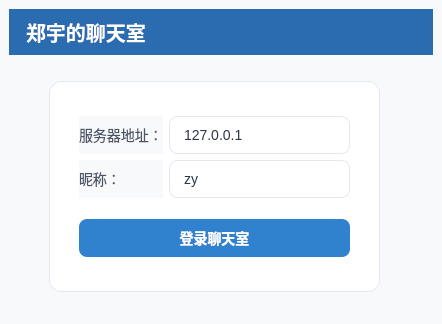
<?xml version="1.0" encoding="UTF-8"?>
<ui version="4.0">
 <class>MainWindow</class>
 <widget class="QMainWindow" name="MainWindow">
  <property name="geometry">
   <rect>
    <x>0</x>
    <y>0</y>
    <width>442</width>
    <height>324</height>
   </rect>
  </property>
  <property name="windowTitle">
   <string>聊天室客户端</string>
  </property>
  <property name="styleSheet">
   <string notr="true">/* ======================
   全局基础样式 (优化配色和字体)
====================== */
QWidget {
    background-color: #f8f9fa;
    font-family: &quot;Microsoft YaHei&quot;, &quot;Segoe UI&quot;, sans-serif;
    font-size: 14px;
    color: #2d3748;
    /* 轻微抗锯齿优化 */
    -webkit-font-smoothing: antialiased;
}

/* ======================
   标题 (增强视觉层级)
====================== */
/* 聊天室标题行（核心样式：蓝色背景+白色文字） */
QLabel#titleLabel {
    font-size: 20px;
    font-weight: 600;
    color: #ffffff;          /* 文字白色 */
    background-color: #2b6cb0; /* 主蓝色背景 */
    padding: 8px 12px;       /* 上下内边距8px，左右12px，匹配图片样式 */
    border: none;            /* 去除边框 */
    /* 如需轻微圆角可取消注释：border-radius: 4px; */
    /* 如需宽度铺满可添加：width: 100%; display: block; */
}

/* 二级标题 */
QLabel#subTitleLabel {
    font-size: 16px;
    font-weight: 500;
    color: #4a5568;
}

/* ======================
   登录卡片区域 (增加阴影提升质感)
====================== */
QFrame#loginFrame {
    background-color: #ffffff;
    border-radius: 12px;
    border: 1px solid #e2e8f0;
    /* 柔和阴影 */
    box-shadow: 0 4px 6px rgba(0, 0, 0, 0.05);
    padding: 20px;
}

/* 普通标签 */
QLabel {
    color: #4a5568;
}

/* 必填项标签 */
QLabel#requiredLabel {
    color: #e53e3e;
}

/* ======================
   输入框统一样式 (优化焦点状态和hover效果)
====================== */
QLineEdit {
    height: 36px;
    padding: 0 12px;
    border-radius: 8px;
    border: 1px solid #e2e8f0;
    background-color: #ffffff;
    /* 输入框内边距优化 */
    selection-background-color: #e6f7ff;
    selection-color: #2b6cb0;
}

QLineEdit:hover {
    border: 1px solid #cbd5e0;
}

QLineEdit:focus {
    border: 2px solid #3182ce;
    /* 焦点发光效果 */
    box-shadow: 0 0 0 3px rgba(49, 130, 206, 0.1);
    outline: none;
}

/* 禁用状态输入框 */
QLineEdit:disabled {
    background-color: #f7fafc;
    color: #a0aec0;
    border-color: #e2e8f0;
}

/* ======================
   按钮样式 (优化尺寸和交互反馈)
====================== */
QPushButton {
    height: 38px;
    padding: 0 20px;
    border-radius: 8px;
    background-color: #3182ce;
    color: #ffffff;
    border: none;
    font-weight: 500;
    /* 禁止文字选中 */
    -webkit-user-select: none;
}

QPushButton:hover {
    background-color: #2b6cb0;
    /* 轻微上浮效果 */
    transform: translateY(-1px);
}

QPushButton:pressed {
    background-color: #2c5282;
    transform: translateY(0);
}

QPushButton:disabled {
    background-color: #a0aec0;
    color: #e2e8f0;
    transform: none;
}

/* 退出按钮 (优化配色) */
QPushButton#pushButton_2 {
    background-color: #e53e3e;
}

QPushButton#pushButton_2:hover {
    background-color: #c53030;
}

QPushButton#pushButton_2:pressed {
    background-color: #9b2c2c;
}

/* 次要按钮 */
QPushButton#secondaryButton {
    background-color: #ffffff;
    color: #3182ce;
    border: 1px solid #3182ce;
}

QPushButton#secondaryButton:hover {
    background-color: #f7fafc;
}

/* ======================
   聊天界面 (优化细节)
====================== */

/* 聊天显示区 */
QTextEdit {
    border: 1px solid #e2e8f0;
    border-radius: 8px;
    padding: 10px;
    background-color: #ffffff;
    /* 禁止自动换行时的滚动条闪烁 */
    line-wrap-mode: word-wrap;
}

/* 聊天显示区禁用状态 */
QTextEdit:disabled {
    background-color: #f7fafc;
    color: #718096;
}

/* 用户列表 (优化选中效果) */
QListWidget {
    border: 1px solid #e2e8f0;
    border-radius: 8px;
    background-color: #ffffff;
    /* 去除默认边框 */
    outline: none;
}

QListWidget::item {
    height: 36px;
    padding-left: 12px;
    line-height: 36px;
}

QListWidget::item:hover {
    background-color: #f7fafc;
}

QListWidget::item:selected {
    background-color: #ebf8ff;
    color: #2b6cb0;
    border-left: 3px solid #3182ce;
}

/* ======================
   输入区
====================== */
QLineEdit#lineEdit {
    border-radius: 8px;
    height: 38px;
}

/* ======================
   滚动条美化 (优化手感)
====================== */
QScrollBar:vertical {
    width: 10px;
    background: transparent;
    margin: 4px 0;
}

QScrollBar::handle:vertical {
    background: #cbd5e0;
    border-radius: 5px;
    min-height: 30px;
}

QScrollBar::handle:vertical:hover {
    background: #94a3b8;
}

QScrollBar::add-line,
QScrollBar::sub-line {
    height: 0px;
}

QScrollBar::add-page,
QScrollBar::sub-page {
    background: transparent;
}

/* 水平滚动条 */
QScrollBar:horizontal {
    height: 10px;
    background: transparent;
    margin: 0 4px;
}

QScrollBar::handle:horizontal {
    background: #cbd5e0;
    border-radius: 5px;
    min-width: 30px;
}

QScrollBar::handle:horizontal:hover {
    background: #94a3b8;
}

/* ======================
   额外补充：复选框和单选框样式
====================== */
QCheckBox {
    spacing: 8px;
    color: #4a5568;
}

QCheckBox::indicator {
    width: 18px;
    height: 18px;
    border-radius: 4px;
    border: 1px solid #cbd5e0;
    background-color: #ffffff;
}

QCheckBox::indicator:checked {
    background-color: #3182ce;
    border-color: #3182ce;
    image: url(:/icons/check.svg); /* 可替换为勾选图标 */
}

QRadioButton {
    spacing: 8px;
    color: #4a5568;
}

QRadioButton::indicator {
    width: 18px;
    height: 18px;
    border-radius: 9px;
    border: 1px solid #cbd5e0;
    background-color: #ffffff;
}

QRadioButton::indicator:checked {
    background-color: #3182ce;
    border-color: #3182ce;
}</string>
  </property>
  <widget class="QWidget" name="centralwidget">
   <layout class="QVBoxLayout" name="verticalLayout">
    <item>
     <widget class="QLabel" name="titleLabel">
      <property name="text">
       <string>郑宇的聊天室</string>
      </property>
     </widget>
    </item>
    <item>
     <widget class="QStackedWidget" name="stackedWidget">
      <property name="currentIndex">
       <number>1</number>
      </property>
      <widget class="QWidget" name="chatPage">
       <layout class="QGridLayout" name="gridLayout_3">
        <item row="0" column="0">
         <layout class="QHBoxLayout" name="horizontalLayout">
          <item>
           <widget class="QTextEdit" name="roomTextEdit"/>
          </item>
          <item>
           <widget class="QListWidget" name="userListWidget">
            <property name="maximumSize">
             <size>
              <width>120</width>
              <height>16777215</height>
             </size>
            </property>
           </widget>
          </item>
         </layout>
        </item>
        <item row="1" column="0">
         <layout class="QHBoxLayout" name="horizontalLayout_2">
          <item>
           <widget class="QLineEdit" name="sayLineEdit"/>
          </item>
          <item>
           <widget class="QPushButton" name="sayButton">
            <property name="text">
             <string>发送</string>
            </property>
           </widget>
          </item>
          <item>
           <widget class="QPushButton" name="logoutButton">
            <property name="text">
             <string>退出</string>
            </property>
           </widget>
          </item>
         </layout>
        </item>
       </layout>
      </widget>
      <widget class="QWidget" name="loginPage">
       <widget class="QFrame" name="loginFrame">
        <property name="geometry">
         <rect>
          <x>40</x>
          <y>20</y>
          <width>331</width>
          <height>211</height>
         </rect>
        </property>
        <property name="frameShape">
         <enum>QFrame::Shape::StyledPanel</enum>
        </property>
        <property name="frameShadow">
         <enum>QFrame::Shadow::Raised</enum>
        </property>
        <layout class="QGridLayout" name="gridLayout_2">
         <item row="0" column="0">
          <layout class="QGridLayout" name="gridLayout">
           <item row="0" column="0">
            <widget class="QLabel" name="label_2">
             <property name="text">
              <string>服务器地址：</string>
             </property>
            </widget>
           </item>
           <item row="1" column="0">
            <widget class="QLabel" name="label_3">
             <property name="text">
              <string>昵称：</string>
             </property>
            </widget>
           </item>
           <item row="0" column="1">
            <widget class="QLineEdit" name="serverEdit">
             <property name="text">
              <string>127.0.0.1</string>
             </property>
            </widget>
           </item>
           <item row="1" column="1">
            <widget class="QLineEdit" name="usernameEdit">
             <property name="text">
              <string>zy</string>
             </property>
            </widget>
           </item>
          </layout>
         </item>
         <item row="1" column="0">
          <spacer name="verticalSpacer">
           <property name="orientation">
            <enum>Qt::Orientation::Vertical</enum>
           </property>
           <property name="sizeType">
            <enum>QSizePolicy::Policy::Fixed</enum>
           </property>
           <property name="sizeHint" stdset="0">
            <size>
             <width>20</width>
             <height>10</height>
            </size>
           </property>
          </spacer>
         </item>
         <item row="2" column="0">
          <widget class="QPushButton" name="loginButton">
           <property name="text">
            <string>登录聊天室</string>
           </property>
          </widget>
         </item>
        </layout>
       </widget>
      </widget>
     </widget>
    </item>
   </layout>
  </widget>
 </widget>
 <resources/>
 <connections/>
</ui>
